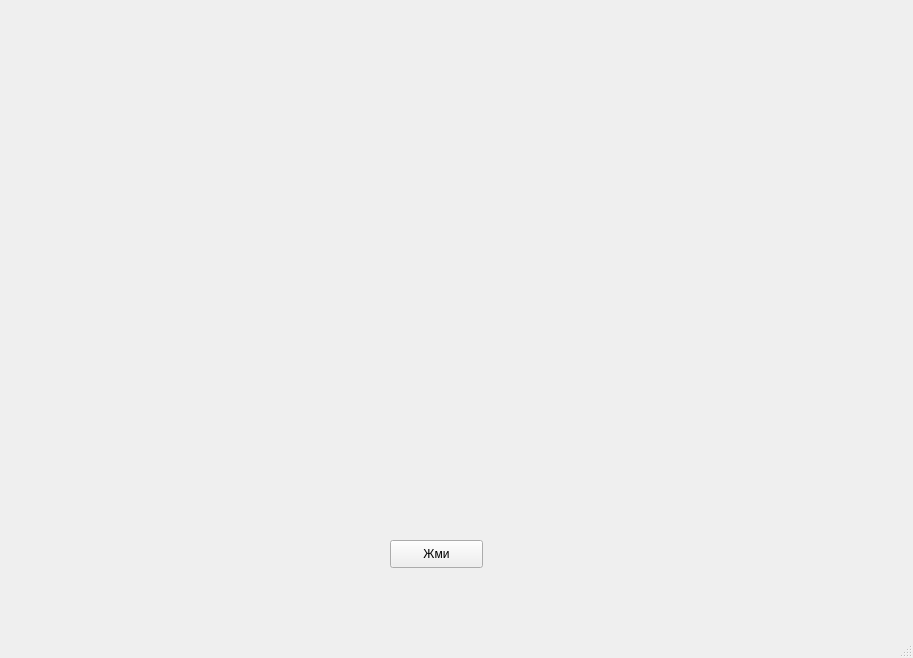
<?xml version="1.0" encoding="UTF-8"?>
<ui version="4.0">
 <class>MainWindow</class>
 <widget class="QMainWindow" name="MainWindow">
  <property name="geometry">
   <rect>
    <x>0</x>
    <y>0</y>
    <width>913</width>
    <height>658</height>
   </rect>
  </property>
  <property name="windowTitle">
   <string>MainWindow</string>
  </property>
  <widget class="QWidget" name="centralwidget">
   <widget class="QPushButton" name="pushButton">
    <property name="geometry">
     <rect>
      <x>390</x>
      <y>540</y>
      <width>93</width>
      <height>28</height>
     </rect>
    </property>
    <property name="text">
     <string>Жми</string>
    </property>
   </widget>
  </widget>
  <widget class="QMenuBar" name="menubar">
   <property name="geometry">
    <rect>
     <x>0</x>
     <y>0</y>
     <width>913</width>
     <height>26</height>
    </rect>
   </property>
  </widget>
  <widget class="QStatusBar" name="statusbar"/>
 </widget>
 <resources/>
 <connections/>
</ui>
